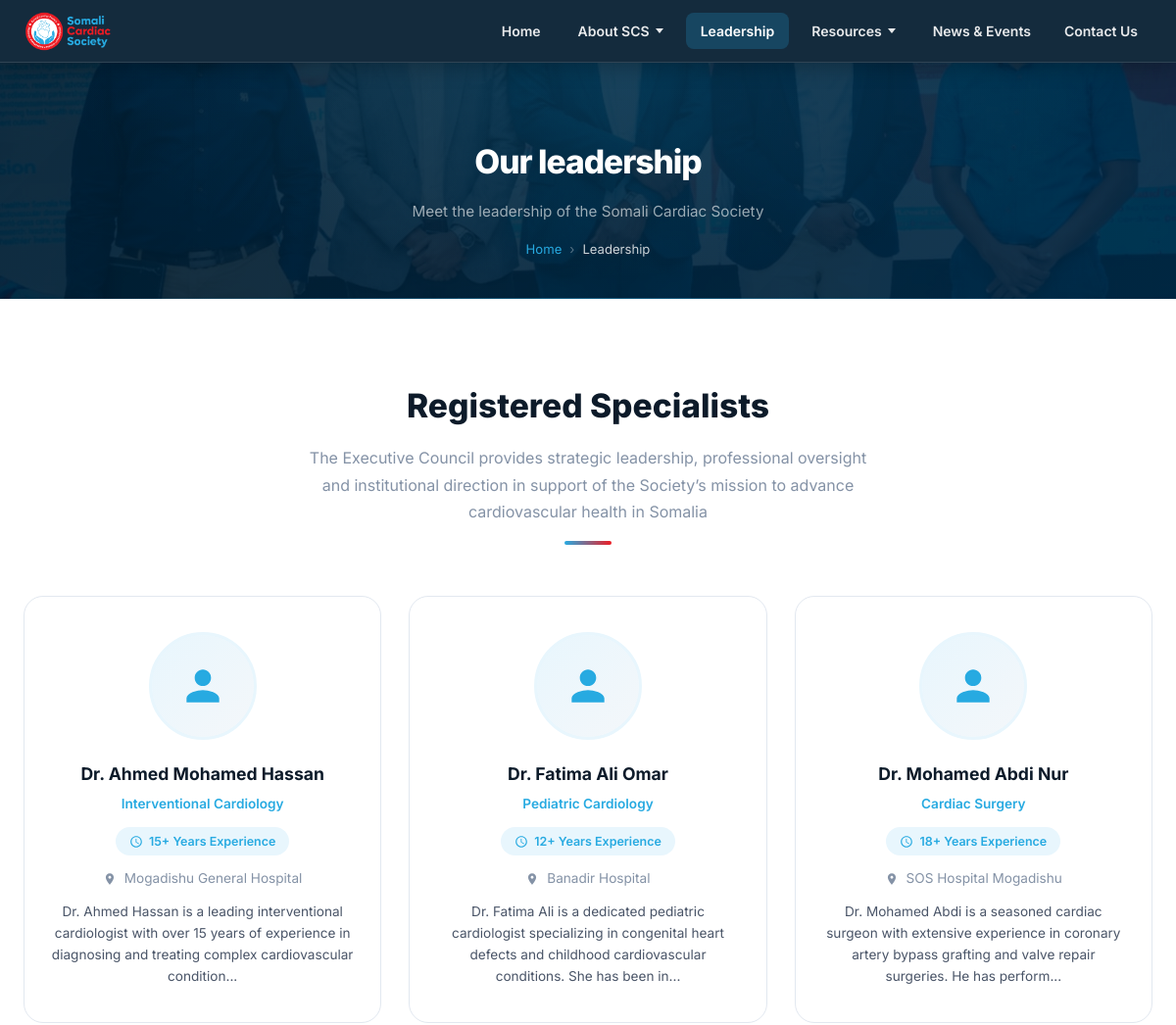
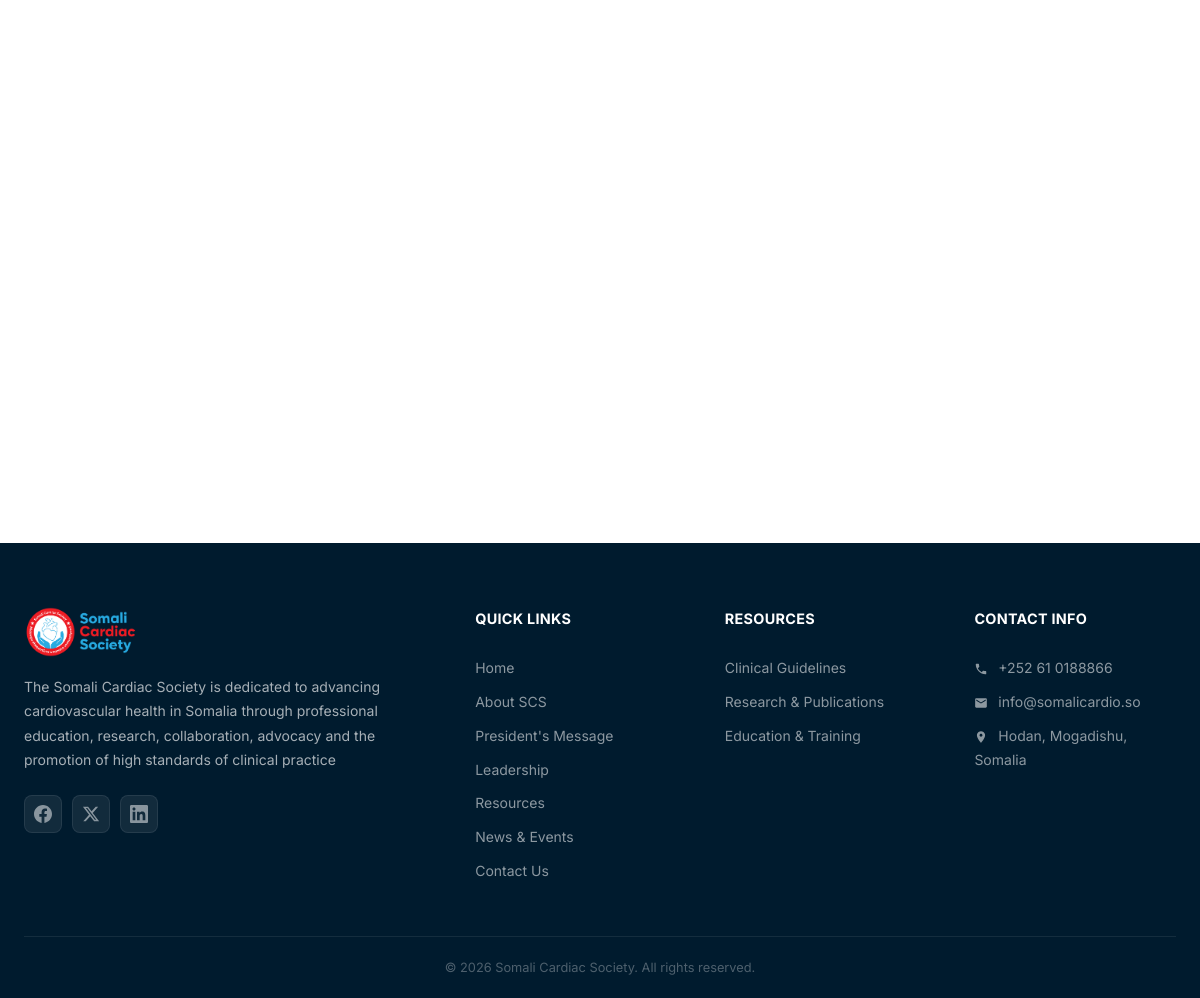
/members.php, run on the app's committed database (2 pictures, top to bottom).
### tables this page shows
CREATE TABLE IF NOT EXISTS `members` (
    `id` INT AUTO_INCREMENT PRIMARY KEY,
    `full_name` VARCHAR(100) NOT NULL,
    `photo` VARCHAR(255) DEFAULT NULL,
    `experience_years` INT DEFAULT 0,
    `hospital` VARCHAR(150) DEFAULT NULL,
    `specialization` VARCHAR(200) DEFAULT NULL,
    `bio` TEXT DEFAULT NULL,
    `display_order` INT DEFAULT 0,
    `is_active` TINYINT(1) NOT NULL DEFAULT 1,
    `created_at` TIMESTAMP DEFAULT CURRENT_TIMESTAMP,
    `updated_at` TIMESTAMP DEFAULT CURRENT_TIMESTAMP ON UPDATE CURRENT_TIMESTAMP,
    INDEX `idx_active_order` (`is_active`, `display_order`)
);

### config/auth.php (called while the page is built, shortened)
<?php
function e(string|null $string): string {
    return htmlspecialchars($string ?? '', ENT_QUOTES, 'UTF-8');
}

### members.php (the view, shortened to what this page needs)
<?php
require_once __DIR__ . '/config/auth.php';
try {
    $db = getDB();
    $stmt = $db->query("SELECT * FROM members WHERE is_active = 1 ORDER BY display_order ASC, full_name ASC");
    $members = $stmt->fetchAll();
} catch (Exception $ex) {
    $members = [];
}
include __DIR__ . '/includes/header.php';
?>
<div class="page-header" style="background: linear-gradient(135deg, rgba(0,27,46,0.9), rgba(0,40,69,0.92)), url('<?php echo SITE_URL; ?>/images/profile.jpeg') center/cover no-repeat;">
    <div class="container">
        <h1>Our leadership</h1>
        <p>Meet the leadership of the Somali Cardiac Society</p>
        <div class="breadcrumb">
            <a href="index.php">Home</a>
            <span>›</span>
            <span style="color:rgba(255,255,255,0.8);">Leadership</span>
        </div>
    </div>
</div>
<section class="section">
    <div class="container">
        <?php if (!empty($members)): ?>
        <div class="section-header fade-in">
            <h2>Registered Specialists</h2>
            <p>The Executive Council provides strategic leadership, professional oversight and institutional direction in support of the Society’s mission to advance cardiovascular health in Somalia</p>
            <div class="section-line"></div>
        </div>
        <div class="members-grid">
            <?php foreach ($members as $member): ?>
            <div class="member-card fade-in">
                <div class="member-avatar">
                    <?php if ($member['photo']): ?>
                        <img src="<?php echo UPLOADS_URL . '/' . e($member['photo']); ?>" alt="<?php echo e($member['full_name']); ?>">
                    <?php else: ?>
                        <svg width="50" height="50" fill="currentColor" viewBox="0 0 24 24"><path d="M12 12c2.21 0 4-1.79 4-4s-1.79-4-4-4-4 1.79-4 4 1.79 4 4 4zm0 2c-2.67 0-8 1.34-8 4v2h16v-2c0-2.66-5.33-4-8-4z"/></svg>
                    <?php endif; ?>
                </div>
                <h3 class="member-name"><?php echo e($member['full_name']); ?></h3>
                <p class="member-spec"><?php echo e($member['specialization']); ?></p>
                <div class="member-exp">
                    <svg width="14" height="14" fill="currentColor" viewBox="0 0 24 24"><path d="M11.99 2C6.47 2 2 6.48 2 12s4.47 10 9.99 10C17.52 22 22 17.52 22 12S17.52 2 11.99 2zM12 20c-4.42 0-8-3.58-8-8s3.58-8 8-8 8 3.58 8 8-3.58 8-8 8zm.5-13H11v6l5.25 3.15.75-1.23-4.5-2.67z"/></svg>
                    <?php echo e($member['experience_years']); ?>+ Years Experience
                </div>
                <p class="member-hospital">
                    <svg width="14" height="14" fill="currentColor" viewBox="0 0 24 24" style="vertical-align:middle;margin-right:4px;"><path d="M12 2C8.13 2 5 5.13 5 9c0 5.25 7 13 7 13s7-7.75 7-13c0-3.87-3.13-7-7-7zm0 9.5c-1.38 0-2.5-1.12-2.5-2.5s1.12-2.5 2.5-2.5 2.5 1.12 2.5 2.5-1.12 2.5-2.5 2.5z"/></svg>
                    <?php echo e($member['hospital']); ?>
                </p>
                <p class="member-bio"><?php echo e(substr($member['bio'] ?? '', 0, 150)); ?>...</p>
            </div>
            <?php endforeach; ?>
        </div>
        <?php endif; ?>
    </div>
</section>
<?php include __DIR__ . '/includes/footer.php'; ?>

### includes/header.php (shortened to what this page needs)
<?php
$currentPage = basename($_SERVER['PHP_SELF']);
?>
<!DOCTYPE html>
<html lang="en">
<head>
    <link rel="stylesheet" href="<?php echo SITE_URL; ?>/assets/css/style.css">
    <link rel="stylesheet" href="https://cdn.jsdelivr.net/npm/sweetalert2@11/dist/sweetalert2.min.css">
</head>
<body>
<nav class="navbar navbar-dark" id="navbar">
    <div class="container">
        <a href="<?php echo SITE_URL; ?>/index.php" class="nav-logo">
            <img src="<?php echo SITE_URL; ?>/images/logo.png" alt="SCS Logo">
        </a>
        <div class="nav-links" id="navLinks">
            <a href="<?php echo SITE_URL; ?>/index.php" class="<?php echo $currentPage === 'index.php' ? 'active' : ''; ?>">Home</a>
            <div class="nav-dual <?php echo in_array($currentPage, ['about.php', 'president-message.php']) ? 'active' : ''; ?>">
                <a href="<?php echo SITE_URL; ?>/about.php" class="nav-trigger">
                    <span>About SCS</span>
                    <span class="nav-caret"></span>
                </a>
            </div>
            <a href="<?php echo SITE_URL; ?>/members.php" class="<?php echo $currentPage === 'members.php' ? 'active' : ''; ?>">Leadership</a>
            <div class="nav-dual <?php echo $currentPage === 'resources.php' ? 'active' : ''; ?>">
                <a href="<?php echo SITE_URL; ?>/resources.php" class="nav-trigger">
                    <span>Resources</span>
                    <span class="nav-caret"></span>
                </a>
            </div>
            <a href="<?php echo SITE_URL; ?>/news-events.php" class="<?php echo $currentPage === 'news-events.php' ? 'active' : ''; ?>">News &amp; Events</a>
            <a href="<?php echo SITE_URL; ?>/contact.php" class="<?php echo $currentPage === 'contact.php' ? 'active' : ''; ?>">Contact Us</a>
        </div>
    </div>
</nav>

### includes/footer.php (shortened to what this page needs)
<footer class="footer">
    <div class="container">
        <div class="footer-grid">
            <div class="footer-brand">
                <img src="<?php echo SITE_URL; ?>/images/logo.png" alt="Somali Cardiac Society">
                <p>The Somali Cardiac Society is dedicated to advancing cardiovascular health in Somalia through professional education, research, collaboration, advocacy and the promotion of high standards of clinical practice</p>
                <div class="footer-social">
                    <a href="#" aria-label="Facebook">
                    </a>
                    <a href="#" aria-label="Twitter">
                        <svg width="18" height="18" fill="currentColor" viewBox="0 0 24 24"><path d="M18.244 2.25h3.308l-7.227 8.26 8.502 11.24H16.17l-5.214-6.817L4.99 21.75H1.68l7.73-8.835L1.254 2.25H8.08l4.713 6.231zm-1.161 17.52h1.833L7.084 4.126H5.117z"/></svg>
                    </a>
                    <a href="#" aria-label="LinkedIn">
                    </a>
                </div>
            </div>
            <div>
                <h4>Quick Links</h4>
                <div class="footer-links">
                    <a href="<?php echo SITE_URL; ?>/index.php">Home</a>
                    <a href="<?php echo SITE_URL; ?>/about.php">About SCS</a>
                    <a href="<?php echo SITE_URL; ?>/president-message.php">President's Message</a>
                    <a href="<?php echo SITE_URL; ?>/members.php">Leadership</a>
                    <a href="<?php echo SITE_URL; ?>/resources.php">Resources</a>
                    <a href="<?php echo SITE_URL; ?>/news-events.php">News &amp; Events</a>
                    <a href="<?php echo SITE_URL; ?>/contact.php">Contact Us</a>
                </div>
            </div>
            <div>
                <h4>Resources</h4>
                <div class="footer-links">
                    <a href="<?php echo SITE_URL; ?>/resources.php?category=guidelines">Clinical Guidelines</a>
                    <a href="<?php echo SITE_URL; ?>/resources.php?category=research">Research &amp; Publications</a>
                    <a href="<?php echo SITE_URL; ?>/resources.php?category=education">Education &amp; Training</a>
                </div>
            </div>
            <div>
                <h4>Contact Info</h4>
                <div class="footer-links">
                    <a href="tel:+252610188866">
                        +252 61 0188866
                    </a>
                    <a href="mailto:info@somalicardiac.org">
                        <svg width="14" height="14" fill="currentColor" viewBox="0 0 24 24" style="display:inline;vertical-align:middle;margin-right:6px;"><path d="M20 4H4c-1.1 0-1.99.9-1.99 2L2 18c0 1.1.9 2 2 2h16c1.1 0 2-.9 2-2V6c0-1.1-.9-2-2-2zm0 4l-8 5-8-5V6l8 5 8-5v2z"/></svg>
                        info@somalicardio.so
                    </a>
                    <a href="#">
                        <svg width="14" height="14" fill="currentColor" viewBox="0 0 24 24" style="display:inline;vertical-align:middle;margin-right:6px;"><path d="M12 2C8.13 2 5 5.13 5 9c0 5.25 7 13 7 13s7-7.75 7-13c0-3.87-3.13-7-7-7zm0 9.5c-1.38 0-2.5-1.12-2.5-2.5s1.12-2.5 2.5-2.5 2.5 1.12 2.5 2.5-1.12 2.5-2.5 2.5z"/></svg>
                        Hodan, Mogadishu, Somalia
                    </a>
                </div>
            </div>
        </div>
        <div class="footer-bottom">
            <p>&copy; <?php echo date('Y'); ?> Somali Cardiac Society. All rights reserved.</p>
        </div>
    </div>
</footer>
</body>
</html>

### data on the page
members: full_name "Dr. Ahmed Mohamed Hassan", specialization "Interventional Cardiology", experience_years "15", hospital "Mogadishu General Hospital", bio "Dr. Ahmed Hassan is a leading interventional cardiologist with over 15 years of experience in diagnosing and treating complex cardiovascular condition"
members: full_name "Dr. Fatima Ali Omar", specialization "Pediatric Cardiology", experience_years "12", hospital "Banadir Hospital", bio "Dr. Fatima Ali is a dedicated pediatric cardiologist specializing in congenital heart defects and childhood cardiovascular conditions. She has been in"
members: full_name "Dr. Mohamed Abdi Nur", specialization "Cardiac Surgery", experience_years "18", hospital "SOS Hospital Mogadishu", bio "Dr. Mohamed Abdi is a seasoned cardiac surgeon with extensive experience in coronary artery bypass grafting and valve repair surgeries. He has perform"
